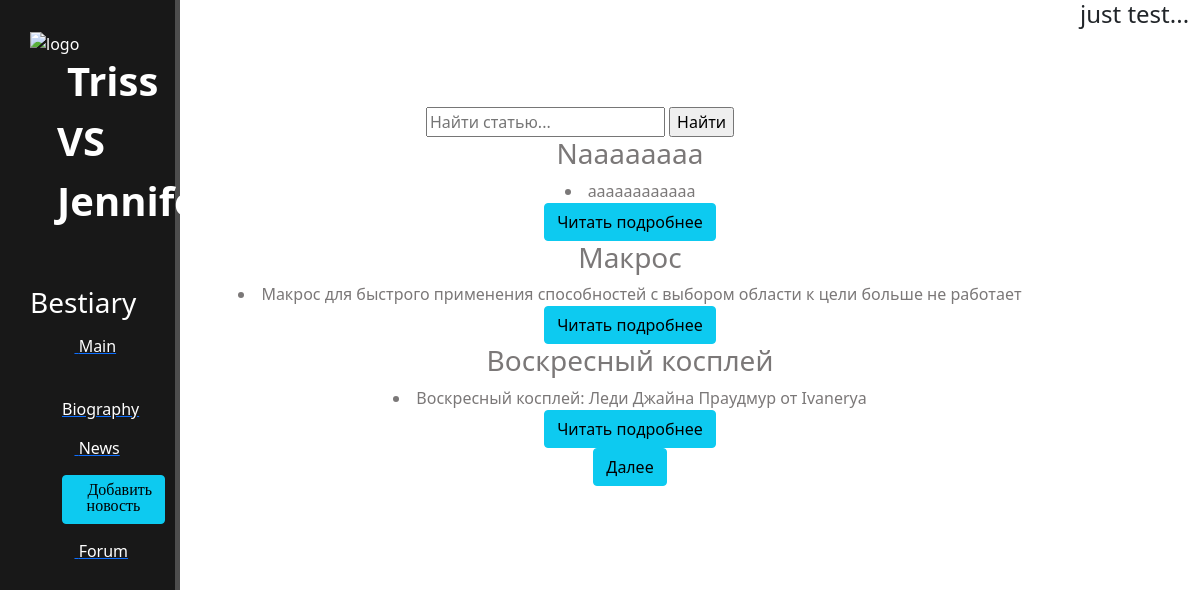
Page /news/ on the committed database.
### news/models.py (models this page shows, shortened)
class News_base(models.Model):
    title = models.CharField('Название', max_length=50, default='No_name')
    anons = models.CharField('Анонс', max_length=250)
    full_text = models.TextField('Статья')
    date = models.DateTimeField('Дата публикации')
    class Meta:
        verbose_name = 'Новость'
        verbose_name_plural = 'Новости'

### news/views.py (the view)
# urls.py: path('', views.all_news, name='all_news'),
def all_news(request):
    data = News_base.objects.order_by('-date')[:3]     #.all() #.get(id=1) #.filter(???_title__startswith = 'Какая')
    text = {'text': 'Найти статью...'}
    return render(request, 'news/news.html', {'news_req': data, 'not_find': text})

### news/templates/news/news.html (shortened to what this page needs)
{% extends 'main_page/layout.html' %}
{% block news_list %}
<a href="{% url 'create_news' %}"><li><button class="btn btn-info"><i class="fas fa-plus-circle">Добавить новость</i></button></li></a>
{% endblock %}
{% block body %}
    <div class="features">
        <form method="post" action="{% url 'find_news' %}">
            {% csrf_token %}<br>
            <input  type="text" placeholder="{{ not_find.text }}" id="city">
            <input  type="submit"  name="send" value="Найти">
        </form>
        {% if news_req %}
            {% for item in news_req %}
                <div>
                    <h3> {{ item.title }}</h3>
                    <li> {{ item.anons }}</li>
                    <a href="{% url 'reed_once_news' item.id %}"><button class="btn btn-info">Читать подробнее</button></a>
                </div>
            {% endfor %}
        {% else %}
            <p>У вас нет записей!</p>
        {% endif %}
        <a href="{% url 'all_news_two' pkk %}"><button class="btn btn-info">Далее</button></a>
    </div>
{% include 'main_page/test.html' %}
{% endblock %}

### main_page/static/main_page/css/main_page.css (style rules this page uses)
body { background-image: url(../img/main.jpg); background-size: 1920px; }
aside ul li { color: #fff; display: block; margin-top: 15px; transition: transform .6s ease; }
main .features { float: left; color: #7b7878; margin-top: 75px; text-align: center; width: 75%; }
.features form { margin-left: -100px; }

### rows in the picture
News_base: title "Naaaaaaaa", anons "aaaaaaaaaaaa"
News_base: title "Макрос", anons "Макрос для быстрого применения способностей с выбором области к цели больше не работает"
News_base: title "Воскресный косплей", anons "Воскресный косплей: Леди Джайна Праудмур от Ivanerya"
